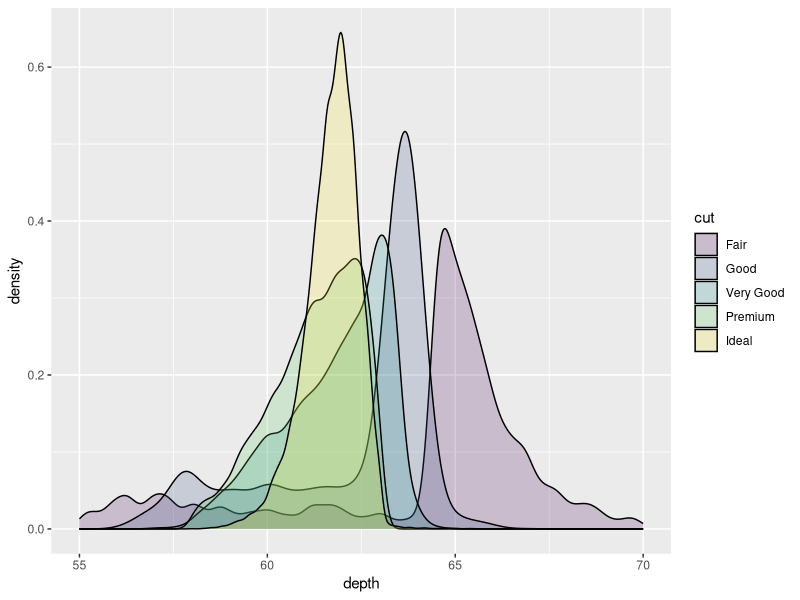

This chart was generated by the following R code:
## ---- chunk 1
#Example from http://had.co.nz/ggplot2/geom_histogram.html
library(ggplot2)
ggplot(diamonds, aes(depth, fill = cut)) + geom_density(alpha = 0.2) + xlim(55, 70)
## ---- chunk 2
message("Hello Bio285!")
